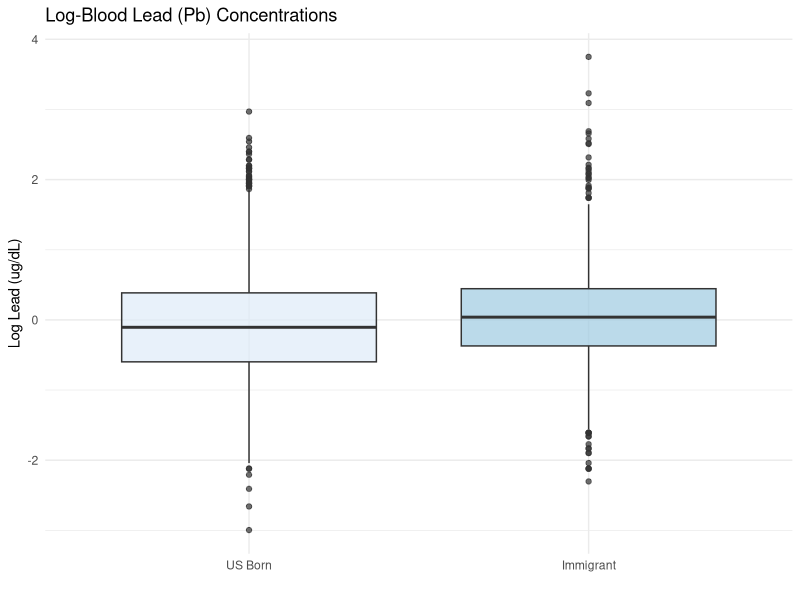
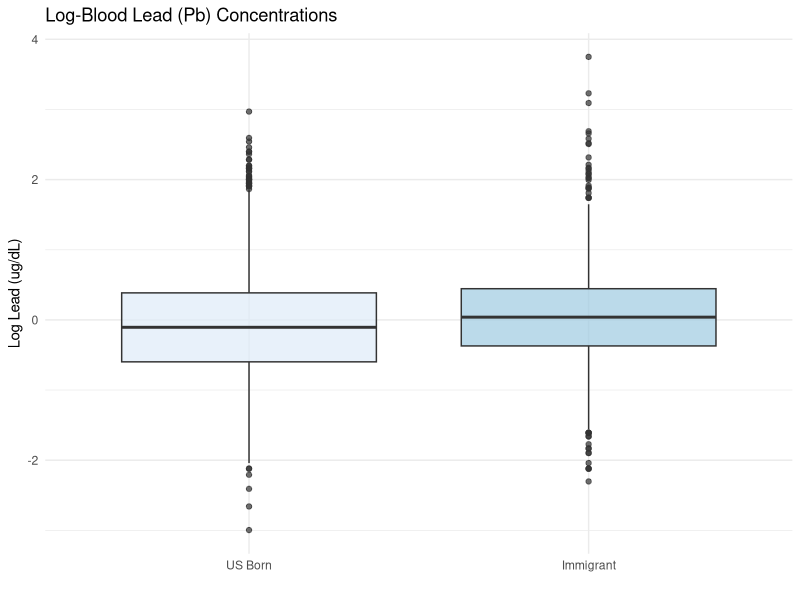

These figures' R source, in order:
library(tidyverse)

data <- read.csv("data/dataset.csv")

data <- data %>%
  filter(!is.na(LBXBPB) & !is.na(Is_Immigrant)) %>%
  mutate(
    log_lead = log(LBXBPB),
    Immigrant_Label = factor(Is_Immigrant,
                             levels = c(0, 1),
                             labels = c("US Born", "Immigrant"))
  )

ttest_lead <- t.test(log_lead ~ Immigrant_Label, data = data, var.equal = FALSE)
print(ttest_lead)

geo_means_pb <- data %>%
  group_by(Immigrant_Label) %>%
  summarise(
    GeoMean_Lead = exp(mean(log_lead)), # since we log
    N = n()
  )
print(geo_means_pb)

ratio <- geo_means_pb$GeoMean_Lead[2] / geo_means_pb$GeoMean_Lead[1]
cat("\nRatio:", ratio)

plot_pb <- ggplot(data, aes(x = Immigrant_Label, y = log_lead, fill = Immigrant_Label)) +
  geom_boxplot(alpha = 0.7) +
  labs(title = "Log-Blood Lead (Pb) Concentrations",
       y = "Log Lead (ug/dL)",
       x = "") +
  theme_minimal() +
  scale_fill_brewer(palette = "Blues") +
  theme(legend.position = "none")

print(plot_pb)
ggsave("lead_comparison.png", plot_pb, width = 6, height = 5)